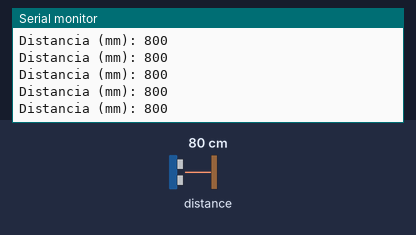
The sketch below on a simulated Arduino Uno, built with avr-gcc and run on an emulated ATmega328P. Shown: the last lines printed to the serial monitor. The inputs (shaded band) are chosen by the test bench; at power-on: distance to the obstacle 80 cm.

Above: at 1.2 s.
1.3 s: distance to the obstacle set to 2 cm
At 2.0 s:
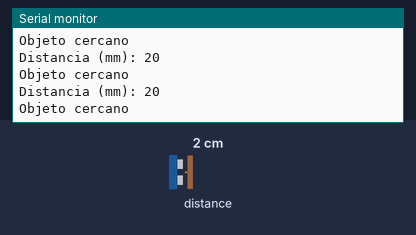
2.8 s: distance to the obstacle set to 18 cm
At 3.8 s:
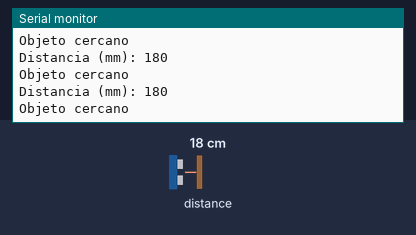
5.8 s: distance to the obstacle set to 4 cm
At 6.6 s:
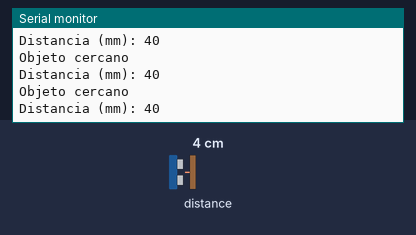
8.8 s: distance to the obstacle set to 120 cm
At 9.4 s:
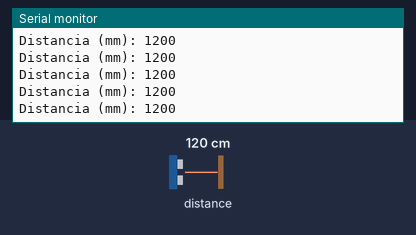
11.8 s: distance to the obstacle set to 9 cm
At 12.9 s:
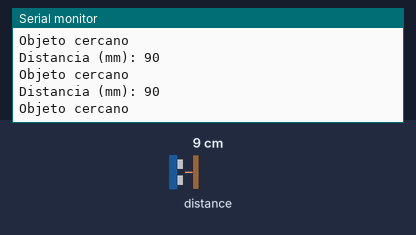
14.8 s: distance to the obstacle set to 35 cm
At 15.5 s:
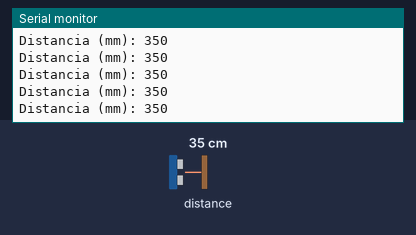
Timing chart, 0 to 17.8 s (numbered marks = the images above; inputs shaded):
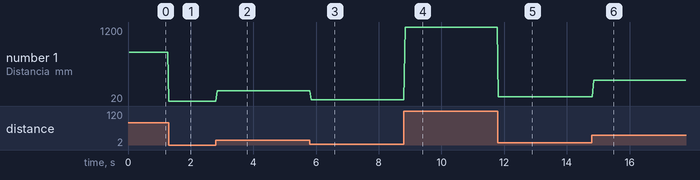

The sketch:

ejemplo.ino
```cpp
// Halifar Electronic Tech: distancia con Pololu 2490 y UNO R3.
#include <Wire.h>
#include <VL53L0X.h>
VL53L0X sensor;
void setup() {
  Serial.begin(9600);
  Wire.begin(); // UNO R3: A4 = SDA, A5 = SCL.
  Wire.setClock(100000);
  sensor.setTimeout(500); // No esperar indefinidamente una medición.
  if (!sensor.init()) {
    Serial.println(F("ERROR: revisar modelo, VIN, GND, SDA y SCL"));
    while (true) { delay(1000); }
  }
  sensor.startContinuous(100); // Una lectura aproximadamente cada 100 ms.
}
void loop() {
  uint16_t mm = sensor.readRangeContinuousMillimeters();
  if (sensor.timeoutOccurred()) {
    Serial.println(F("TIMEOUT: lectura descartada"));
  } else if (mm >= 8190) {
    Serial.println(F("FUERA DE RANGO: lectura descartada"));
  } else {
    Serial.print(F("Distancia (mm): "));
    Serial.println(mm);
    // Ejemplo educativo, no función de seguridad: avisar bajo 200 mm.
    if (mm < 200) Serial.println(F("Objeto cercano"));
  }
}
```

Measured:
- after the input at 1.3 s, the serial monitor: prints a new line at once (image 1)
- after the input at 2.8 s, the serial monitor: prints a new line at once (image 2)
- after the input at 5.8 s, the serial monitor: prints a new line at once (image 3)
- after the input at 8.8 s, the serial monitor: prints a new line at once (image 4)
- after the input at 11.8 s, the serial monitor: prints a new line at once (image 5)
- after the input at 14.8 s, the serial monitor: prints a new line after 0.05 s (image 6)
- plotted number 1: 800 → 20 after the input at 1.3 s, 20 → 180 after the input at 2.8 s, 180 → 40 after the input at 5.8 s, 40 → 1200 after the input at 8.8 s, 1200 → 90 after the input at 11.8 s
